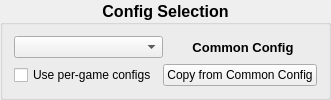
            <widget class="QGroupBox" name="ProfileGroupBox">
             <property name="sizePolicy">
              <sizepolicy hsizetype="Expanding" vsizetype="Preferred">
               <horstretch>0</horstretch>
               <verstretch>0</verstretch>
              </sizepolicy>
             </property>
             <property name="minimumSize">
              <size>
               <width>0</width>
               <height>0</height>
              </size>
             </property>
             <property name="font">
              <font>
               <pointsize>12</pointsize>
               <bold>true</bold>
              </font>
             </property>
             <property name="title">
              <string>Config Selection</string>
             </property>
             <property name="alignment">
              <set>Qt::AlignmentFlag::AlignCenter</set>
             </property>
             <layout class="QVBoxLayout" name="verticalLayout_16">
              <item>
               <layout class="QHBoxLayout" name="horizontalLayout_6">
                <item>
                 <widget class="QComboBox" name="ProfileComboBox">
                  <property name="font">
                   <font>
                    <pointsize>9</pointsize>
                    <bold>false</bold>
                   </font>
                  </property>
                  <property name="focusPolicy">
                   <enum>Qt::FocusPolicy::NoFocus</enum>
                  </property>
                  <property name="currentText">
                   <string/>
                  </property>
                  <property name="currentIndex">
                   <number>-1</number>
                  </property>
                  <property name="placeholderText">
                   <string>Common Config</string>
                  </property>
                 </widget>
                </item>
                <item>
                 <widget class="QLabel" name="TitleLabel">
                  <property name="font">
                   <font>
                    <pointsize>10</pointsize>
                    <bold>true</bold>
                   </font>
                  </property>
                  <property name="text">
                   <string>Common Config</string>
                  </property>
                  <property name="alignment">
                   <set>Qt::AlignmentFlag::AlignCenter</set>
                  </property>
                  <property name="wordWrap">
                   <bool>true</bool>
                  </property>
                 </widget>
                </item>
               </layout>
              </item>
              <item>
               <layout class="QHBoxLayout" name="horizontalLayout_2">
                <item>
                 <widget class="QCheckBox" name="PerGameCheckBox">
                  <property name="sizePolicy">
                   <sizepolicy hsizetype="Minimum" vsizetype="Minimum">
                    <horstretch>0</horstretch>
                    <verstretch>0</verstretch>
                   </sizepolicy>
                  </property>
                  <property name="font">
                   <font>
                    <pointsize>9</pointsize>
                    <bold>false</bold>
                   </font>
                  </property>
                  <property name="focusPolicy">
                   <enum>Qt::FocusPolicy::NoFocus</enum>
                  </property>
                  <property name="text">
                   <string>Use per-game configs</string>
                  </property>
                 </widget>
                </item>
                <item>
                 <widget class="QPushButton" name="CopyCommonButton">
                  <property name="font">
                   <font>
                    <pointsize>9</pointsize>
                    <bold>false</bold>
                   </font>
                  </property>
                  <property name="focusPolicy">
                   <enum>Qt::FocusPolicy::NoFocus</enum>
                  </property>
                  <property name="text">
                   <string>Copy from Common Config</string>
                  </property>
                 </widget>
                </item>
               </layout>
              </item>
             </layout>
            </widget>
